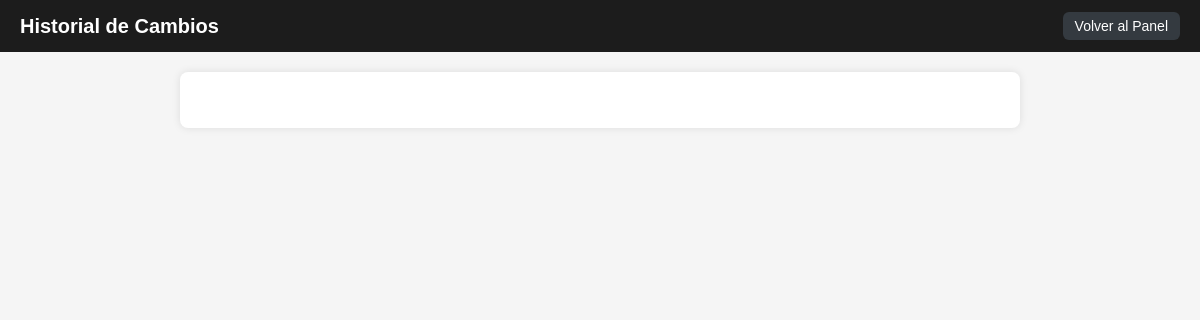
The app's page /historial (signed in), older data.
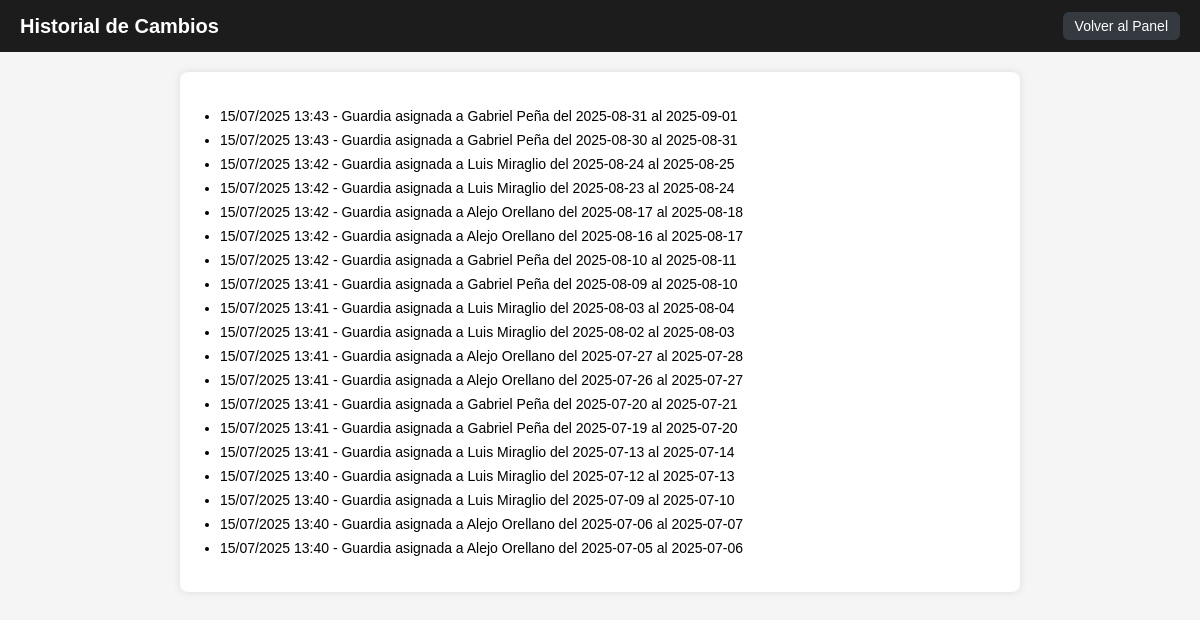
The same page, newer data.
### app.py (models this page shows)
class Historial(db.Model):
    id = db.Column(db.Integer, primary_key=True)
    fecha = db.Column(db.DateTime, default=datetime.utcnow)
    descripcion = db.Column(db.Text, nullable=False)

### app.py (the view)
@app.route("/historial")
def ver_historial():
    if not session.get('admin'):
        return redirect(url_for("admin"))
    lineas = Historial.query.order_by(Historial.fecha.desc()).all()
    return render_template("historial.html", lineas=lineas)

### templates/historial.html (shortened to what this page needs)
<!DOCTYPE html>
<html>
<head>
</head>
<body>
  <header>
    <h2>Historial de Cambios</h2>
    <a href="{{ url_for('panel_admin') }}">Volver al Panel</a>
  </header>
  <div class="contenido">
    <ul>
      {% for item in lineas %}
        <li>{{ item.fecha.strftime("%d/%m/%Y %H:%M") }} - {{ item.descripcion }}</li>
      {% endfor %}
    </ul>
  </div>
</body>
</html>

### templates/historial.html (style rules this page uses)
body { font-family: Arial, sans-serif; margin: 0; background: #f5f5f5; }
header { background-color: #1c1c1c; color: white; padding: 12px 20px; display: flex; justify-content: space-between; align-items: center; flex-wrap: wrap; }
header h2 { margin: 0; font-size: 20px; }
header a { color: white; text-decoration: none; background: #343a40; padding: 6px 12px; border-radius: 6px; font-size: 14px; }
.contenido { padding: 20px; max-width: 800px; margin: auto; background-color: white; border-radius: 8px; margin-top: 20px; box-shadow: 0 0 8px rgba(0,0,0,0.1); }
ul { padding-left: 20px; }
li { margin-bottom: 8px; font-size: 14px; }

Row changes from the older to the newer data that the page shows:
added Historial: fecha "15/07/2025 13:43", descripcion "Guardia asignada a Gabriel Peña del 2025-08-31 al 2025-09-01"
added Historial: fecha "15/07/2025 13:43", descripcion "Guardia asignada a Gabriel Peña del 2025-08-30 al 2025-08-31"
added Historial: fecha "15/07/2025 13:42", descripcion "Guardia asignada a Luis Miraglio del 2025-08-24 al 2025-08-25"
added Historial: fecha "15/07/2025 13:42", descripcion "Guardia asignada a Luis Miraglio del 2025-08-23 al 2025-08-24"
added Historial: fecha "15/07/2025 13:42", descripcion "Guardia asignada a Alejo Orellano del 2025-08-17 al 2025-08-18"
added Historial: fecha "15/07/2025 13:42", descripcion "Guardia asignada a Alejo Orellano del 2025-08-16 al 2025-08-17"
added Historial: fecha "15/07/2025 13:42", descripcion "Guardia asignada a Gabriel Peña del 2025-08-10 al 2025-08-11"
added Historial: fecha "15/07/2025 13:41", descripcion "Guardia asignada a Gabriel Peña del 2025-08-09 al 2025-08-10"
added Historial: fecha "15/07/2025 13:41", descripcion "Guardia asignada a Luis Miraglio del 2025-08-03 al 2025-08-04"
added Historial: fecha "15/07/2025 13:41", descripcion "Guardia asignada a Luis Miraglio del 2025-08-02 al 2025-08-03"
added Historial: fecha "15/07/2025 13:41", descripcion "Guardia asignada a Alejo Orellano del 2025-07-27 al 2025-07-28"
added Historial: fecha "15/07/2025 13:41", descripcion "Guardia asignada a Alejo Orellano del 2025-07-26 al 2025-07-27"
added Historial: fecha "15/07/2025 13:41", descripcion "Guardia asignada a Gabriel Peña del 2025-07-20 al 2025-07-21"
added Historial: fecha "15/07/2025 13:41", descripcion "Guardia asignada a Gabriel Peña del 2025-07-19 al 2025-07-20"
added Historial: fecha "15/07/2025 13:41", descripcion "Guardia asignada a Luis Miraglio del 2025-07-13 al 2025-07-14"
added Historial: fecha "15/07/2025 13:40", descripcion "Guardia asignada a Luis Miraglio del 2025-07-12 al 2025-07-13"
added Historial: fecha "15/07/2025 13:40", descripcion "Guardia asignada a Luis Miraglio del 2025-07-09 al 2025-07-10"
added Historial: fecha "15/07/2025 13:40", descripcion "Guardia asignada a Alejo Orellano del 2025-07-06 al 2025-07-07"
added Historial: fecha "15/07/2025 13:40", descripcion "Guardia asignada a Alejo Orellano del 2025-07-05 al 2025-07-06"
